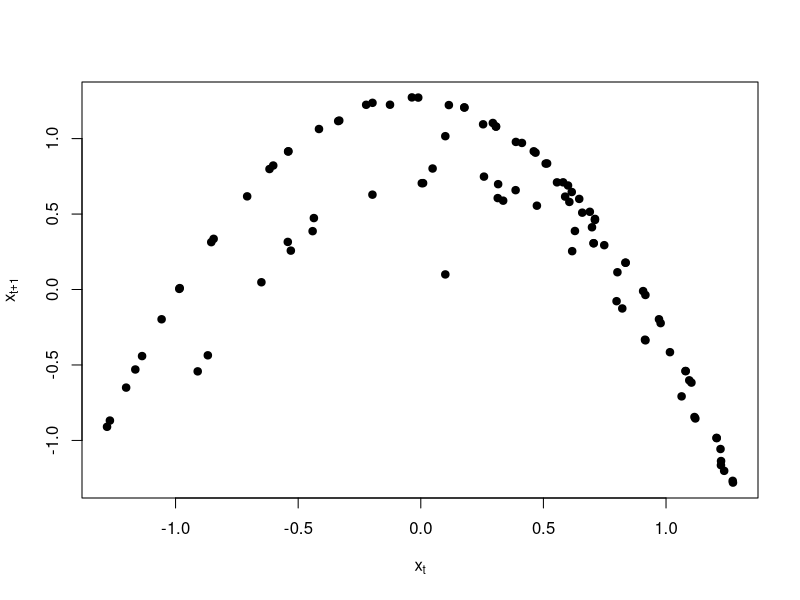

Write R code to recreate this figure.
a <- 1.4
b <- 0.3
n <- 100
x <- numeric(n)
x[1] <- 0.1
x[2] <- 0.1

for (t in 3:n) {
  x[t] <- 1 - a * x[t - 1]^2 + b * x[t - 2]
}

png("hm_RP.png", width = 800, height = 600)
plot(x[1:(n - 1)], x[2:n],
     pch = 19, col = "black",
     xlab = expression(x[t]), ylab = expression(x[t+1]),
     )

dev.off()
